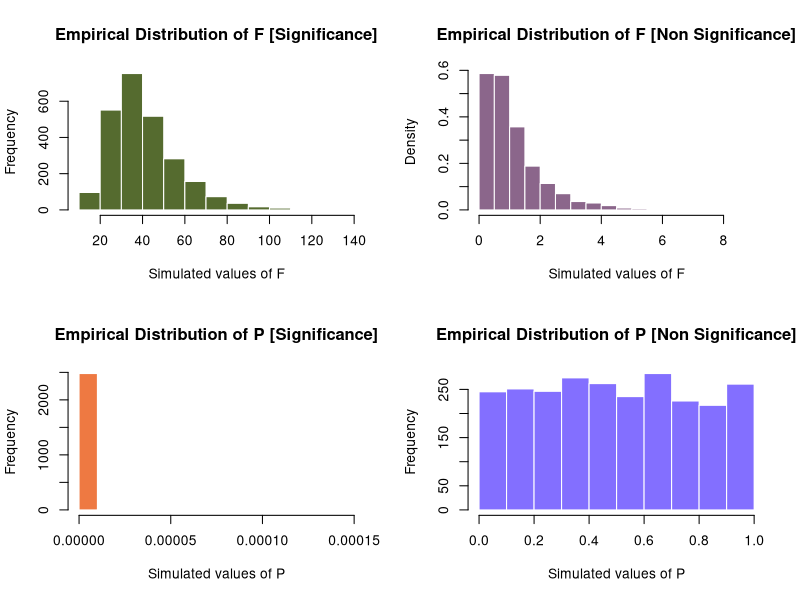
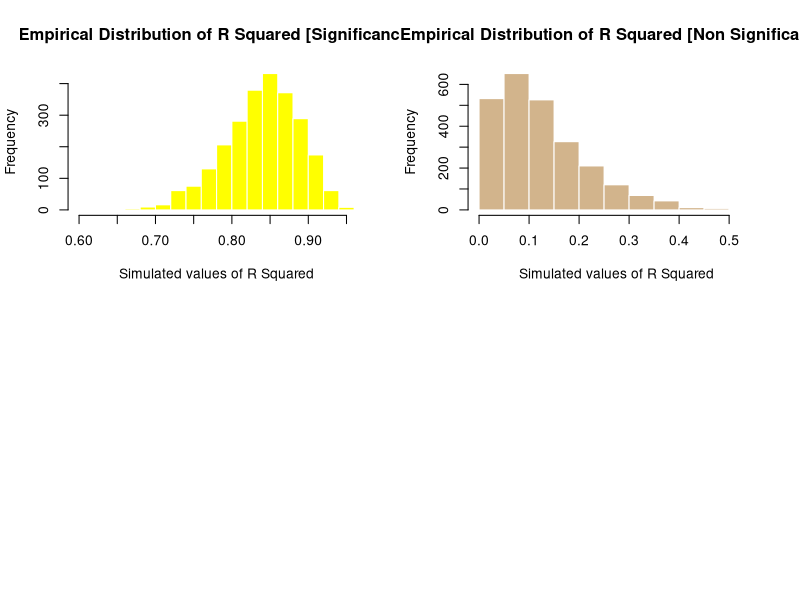
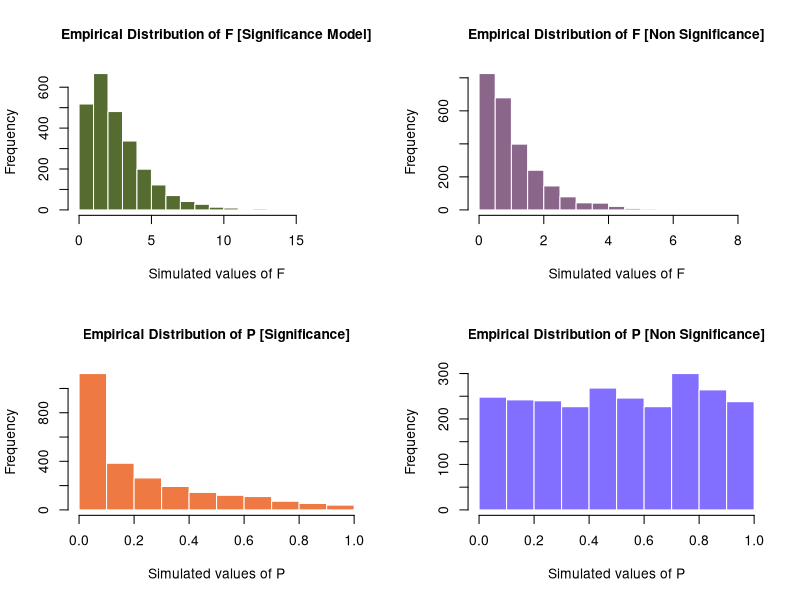
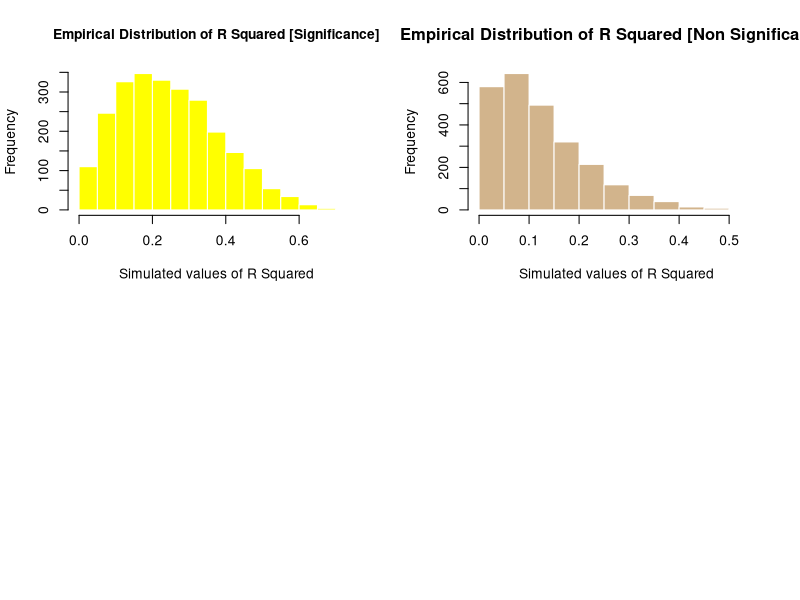
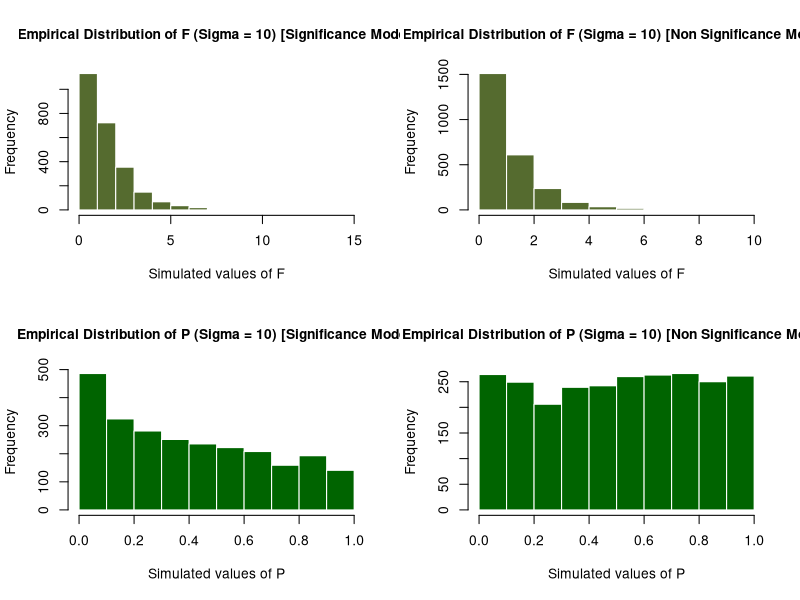
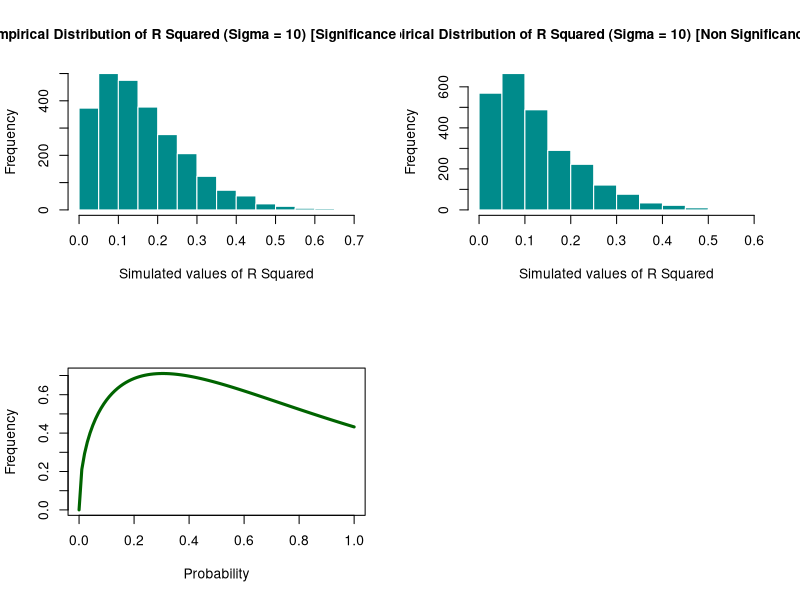
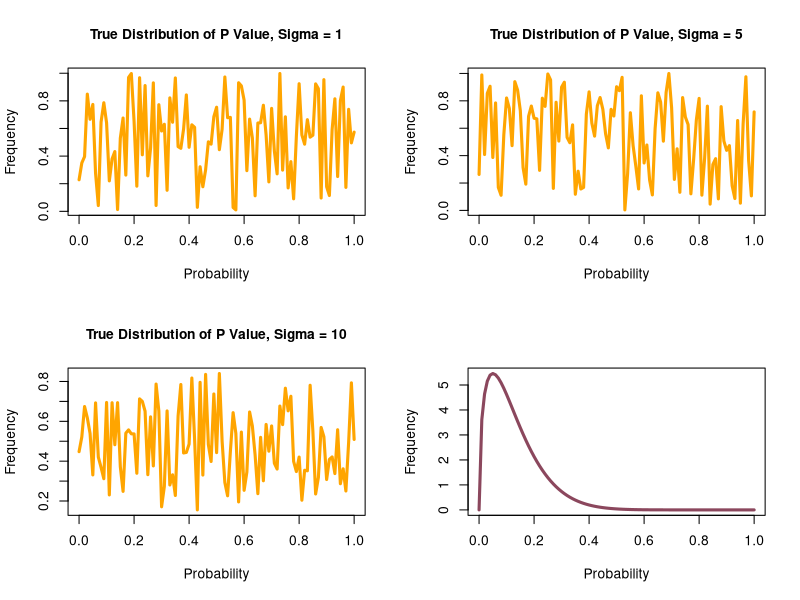
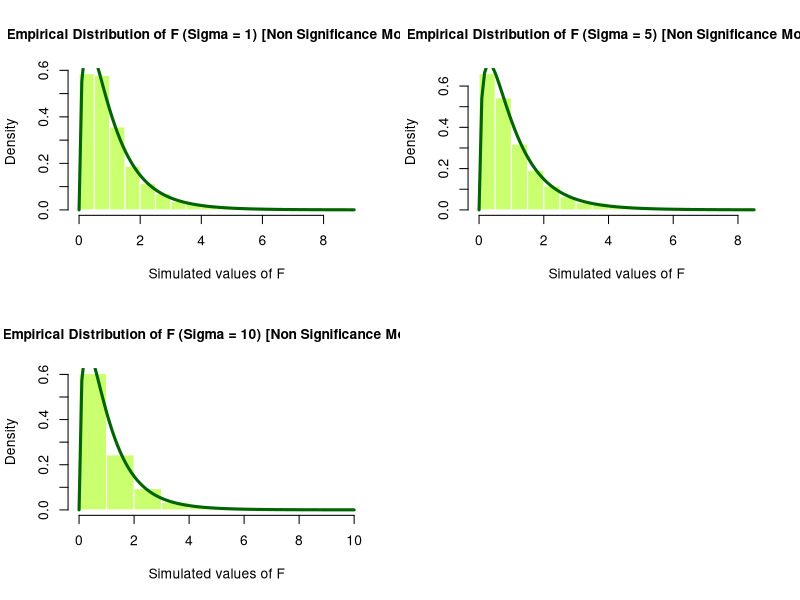

The R source for these figures, in order: (Note: a time limit stopped this script after it produced the figures.)
## ---- chunk 1
birthday = 19770411
set.seed(birthday)
n = 25
sigma = c(1,5,10)
no_loop = 2500
mlr_sim = function(n_in,sd=1,signifincance_ind=1){
  exer_data = read.csv("study_1.csv")
  
  epsilon = rnorm(n_in,mean = 0,sd = sd)
  if (signifincance_ind){
    beta_0 = 3
    beta_1 = 1
    beta_2 = 1
    beta_3 = 1 
    exer_data[,1] = beta_0 + beta_1 * exer_data[,2] + beta_2 * exer_data[,3] + beta_3 * exer_data[,4] + epsilon
  }
  else {
    beta_0 = 3
    beta_1 = 0
    beta_2 = 0
    beta_3 = 0 
    exer_data[,1] = beta_0 + beta_1 * exer_data[,2] + beta_2 * exer_data[,3] + beta_3 * exer_data[,4] + epsilon
  }
  exer_data
}
## ---- chunk 2
birthday = 19770411
set.seed(birthday)
#---------------------------------------------------------------------------------------------------------------
# Below code is to simulate the Significance Model 
#---------------------------------------------------------------------------------------------------------------
model_significance = cbind(sigma_1_F=rep(0,no_loop),sigma_1_P=rep(0,no_loop),sigma_1_R_SQUARED=rep(0,no_loop),
                           sigma_5_F=rep(0,no_loop),sigma_5_P=rep(0,no_loop),sigma_5_R_SQUARED=rep(0,no_loop),
                           sigma_10_F=rep(0,no_loop),sigma_10_P=rep(0,no_loop),sigma_10_R_SQUARED=rep(0,no_loop))
extra_counter = 0

for(s in 1:length(sigma)){
  #print(paste("Sigma:",sigma[s]," extra_counter",extra_counter))
  for (i in 1:no_loop){
     mlr_data = mlr_sim(n,sigma[s],signifincance_ind = 1)
     null_model = lm(y~1,data = mlr_data)
     full_model = lm(y~x1+x2+x3,data = mlr_data)
     model_significance[i,s+extra_counter] = anova(null_model,full_model)$F[2]
     model_significance[i,s+extra_counter+1] = anova(null_model,full_model)$'Pr(>F)'[2]
     model_significance[i,s+extra_counter+2] = summary(full_model)$r.squared
  }
  extra_counter = extra_counter + 2
}

#---------------------------------------------------------------------------------------------------------------
# Below code is to simulate the Non Significance Model 
#---------------------------------------------------------------------------------------------------------------
model_nonsignificance = cbind(sigma_1_F=rep(0,no_loop),sigma_1_P=rep(0,no_loop),sigma_1_R_SQUARED=rep(0,no_loop),
                           sigma_5_F=rep(0,no_loop),sigma_5_P=rep(0,no_loop),sigma_5_R_SQUARED=rep(0,no_loop),
                           sigma_10_F=rep(0,no_loop),sigma_10_P=rep(0,no_loop),sigma_10_R_SQUARED=rep(0,no_loop))
extra_counter = 0
for(s in 1:length(sigma)){
  print(paste("Sigma:",sigma[s]," extra_counter",extra_counter))
  for (i in 1:no_loop){
     mlr_data = mlr_sim(n,sigma[s],signifincance_ind = 0)
     null_model = lm(y~1,data = mlr_data)
     full_model = lm(y~x1+x2+x3,data = mlr_data)
     model_nonsignificance[i,s+extra_counter] = anova(null_model,full_model)$F[2]
     model_nonsignificance[i,s+extra_counter+1] = anova(null_model,full_model)$'Pr(>F)'[2]
     model_nonsignificance[i,s+extra_counter+2] = summary(full_model)$r.squared
  }
  extra_counter = extra_counter + 2
}

## ---- chunk 3
par(mfrow=c(2, 2))

hist(model_significance[,1],
     main = "Empirical Distribution of F [Significance]",
     xlab = "Simulated values of F",
     col = "darkolivegreen",
     border = "white"
     )

hist(model_nonsignificance[,1],
     main = "Empirical Distribution of F [Non Significance]",
     xlab = "Simulated values of F",
     col = "plum4",
     border = "white",
     probability = TRUE
     )

hist(model_significance[,2],
     main = "Empirical Distribution of P [Significance]",
     xlab = "Simulated values of P",
     col = "sienna2",
     border = "white"
     )

hist(model_nonsignificance[,2],
     main = "Empirical Distribution of P [Non Significance]",
     xlab = "Simulated values of P",
     col = "slateblue1",
     border = "white"
     )

hist(model_significance[,3],
     main = "Empirical Distribution of R Squared [Significance]",
     xlab = "Simulated values of R Squared",
     col = "yellow",
     border = "white"
     )

hist(model_nonsignificance[,3],
     main = "Empirical Distribution of R Squared [Non Significance]",
     xlab = "Simulated values of R Squared",
     col = "tan",
     border = "white"
     )

## ---- chunk 4
par(mfrow=c(2, 2))

hist(model_significance[,4],
     main = "Empirical Distribution of F [Significance Model]",
     cex.main = 1,
     xlab = "Simulated values of F",
     col = "darkolivegreen",
     border = "white"
     )

hist(model_nonsignificance[,4],
     main = "Empirical Distribution of F [Non Significance]",
     cex.main = 1,
     xlab = "Simulated values of F",
     col = "plum4",
     border = "white"
     )

hist(model_significance[,5],
     main = "Empirical Distribution of P [Significance]",
     cex.main = 1,
     xlab = "Simulated values of P",
     col = "sienna2",
     border = "white"
     )

hist(model_nonsignificance[,5],
     main = "Empirical Distribution of P [Non Significance]",
     cex.main = 1,
     xlab = "Simulated values of P",
     col = "slateblue1",
     border = "white"
     )

hist(model_significance[,6],
     main = "Empirical Distribution of R Squared [Significance]",
     cex.main = 1,
     xlab = "Simulated values of R Squared",
     col = "yellow",
     border = "white"
     )

hist(model_nonsignificance[,6],
     main = "Empirical Distribution of R Squared [Non Significance]",
     xlab = "Simulated values of R Squared",
     col = "tan",
     border = "white"
     )
## ---- chunk 5
par(mfrow=c(2, 2))

hist(model_significance[,7],
     main = "Empirical Distribution of F (Sigma = 10) [Significance Model]",
     cex.main = 1,
     xlab = "Simulated values of F",
     col = "darkolivegreen",
     border = "white"
     )


hist(model_nonsignificance[,7],
     main = "Empirical Distribution of F (Sigma = 10) [Non Significance Model]",
     cex.main = 1,
     xlab = "Simulated values of F",
     col = "darkolivegreen",
     border = "white"
     )

hist(model_significance[,8],
     main = "Empirical Distribution of P (Sigma = 10) [Significance Model]",
     cex.main = 1,
     xlab = "Simulated values of P",
     col = "darkgreen",
     border = "white"
     )

hist(model_nonsignificance[,8],
     main = "Empirical Distribution of P (Sigma = 10) [Non Significance Model]",
     cex.main = 1,
     xlab = "Simulated values of P",
     col = "darkgreen",
     border = "white"
     )

hist(model_significance[,9],
     main = "Empirical Distribution of R Squared (Sigma = 10) [Significance Model]",
     cex.main = 1,
     xlab = "Simulated values of R Squared",
     col = "darkcyan",
     border = "white"
     )

hist(model_nonsignificance[,9],
     main = "Empirical Distribution of R Squared (Sigma = 10) [Non Significance Model]",
     cex.main = 1,
     xlab = "Simulated values of R Squared",
     col = "darkcyan",
     border = "white"
     )

## ---- chunk 6
curve(df(x, df1=3, df2=21),
      xlab = "Probability",
      ylab = "Frequency",
      lwd=3,
      col = "darkgreen")
## ---- chunk 7
par(mfrow=c(2, 2))
curve(pnorm(rnorm(x,mean = 3, sd = 1),mean=3,sd=1),
      main = "True Distribution of P Value, Sigma = 1",
      cex.main = 1,
      xlab = "Probability",
      ylab = "Frequency",
      lwd = 3,
      col = "orange")

curve(pnorm(rnorm(x,mean = 3, sd = 5),mean = 3,sd = 5),
      main = "True Distribution of P Value, Sigma = 5",
      cex.main = 1,
      xlab = "Probability",
      ylab = "Frequency",
      lwd = 3,
      col = "orange")

curve(pnorm(rnorm(x,mean = 3, sd = 5),mean = 3,sd = 10),
      main = "True Distribution of P Value, Sigma = 10",
      cex.main = 1,
      xlab = "Probability",
      ylab = "Frequency",
      lwd = 3,
      col = "orange")
## ---- chunk 8
curve(dbeta(x, (4-1)/2, (25-4)/2),
      xlab = "Probability",
      ylab = "Frequency",
      lwd = 3,
      col = "palevioletred4")
## ---- chunk 9

par(mfrow=c(2, 2))

hist(model_nonsignificance[,1],
     main = "Empirical Distribution of F (Sigma = 1) [Non Significance Model]",
     cex.main = 1,
     xlab = "Simulated values of F",
     col = "darkolivegreen1",
     border = "white",
     probability = TRUE
     )
curve(df(x, df1=3, df2=21),
      lwd=3,
      col = "darkgreen",
      add = TRUE)

hist(model_nonsignificance[,4],
     main = "Empirical Distribution of F (Sigma = 5) [Non Significance Model]",
     cex.main = 1,
     xlab = "Simulated values of F",
     col = "darkolivegreen1",
     border = "white",
     probability = TRUE
     )
curve(df(x, df1=3, df2=21),
      lwd=3,
      col = "darkgreen",
      add = TRUE)

hist(model_nonsignificance[,7],
     main = "Empirical Distribution of F (Sigma = 10) [Non Significance Model]",
     cex.main = 1,
     xlab = "Simulated values of F",
     col = "darkolivegreen1",
     border = "white",
     probability = TRUE
     )
curve(df(x, df1=3, df2=21),
      lwd=3,
      col = "darkgreen",
      add = TRUE)
## ---- chunk 10
par(mfrow=c(2, 2))

hist(model_nonsignificance[,2],
     main = "Empirical Distribution of P (Sigma = 1) [Non Significance Model]",
     cex.main = 1,
     xlab = "Simulated values of P",
     col = "deepskyblue1",
     border = "white",
     probability = TRUE
     )
curve(pnorm(rnorm(x,mean = 3, sd = 1),mean=3,sd=1),
      main = "True Distribution of P Value - Sigma = 1",
      cex.main = 1,
      xlab = "Probability",
      ylab = "Frequency",
      lwd = 3,
      col = "darkblue",
      add = TRUE)

hist(model_nonsignificance[,5],
     main = "Empirical Distribution of P (Sigma = 5) [Non Significance Model]",
     cex.main = 1,
     xlab = "Simulated values of P",
     col = "deepskyblue1",
     border = "white",
     probability = TRUE
     )
curve(pnorm(rnorm(x,mean = 3, sd = 1),mean=3,sd=1),
      main = "True Distribution of P Value - Sigma = 1",   
      cex.main = 1,
      xlab = "Probability",
      ylab = "Frequency",
      lwd = 3,
      col = "darkblue",
      add = TRUE)

hist(model_nonsignificance[,8],
     main = "Empirical Distribution of P (Sigma = 10) [Non Significance Model]",
     cex.main = 1,
     xlab = "Simulated values of P",
     col = "deepskyblue1",
     border = "white",
     probability = TRUE
     )
curve(pnorm(rnorm(x,mean = 3, sd = 1),mean=3,sd=1),
      main = "True Distribution of P Value - Sigma = 1",
      cex.main = 1,
      xlab = "Probability",
      ylab = "Frequency",
      lwd = 3,
      col = "darkblue",
      add = TRUE)

## ---- chunk 11
par(mfrow=c(2, 2))

hist(model_nonsignificance[,3],
     main = "Empirical Distribution of R Squared (Sigma = 1) [Non Significance Model]",
     cex.main = 1,
     xlab = "Simulated values of R Squared",
     col = "palevioletred1",
     border = "white",
     probability = TRUE
     )
curve(dbeta(x, (4-1)/2, (25-4)/2),
      lwd = 3,
      col = "palevioletred4",
      add = TRUE)

hist(model_nonsignificance[,6],
     main = "Empirical Distribution of R Squared (Sigma = 5) [Non Significance Model]",
     cex.main = 1,
     xlab = "Simulated values of R Squared",
     col = "palevioletred1",
     border = "white",
     probability = TRUE
     )
curve(dbeta(x, (4-1)/2, (25-4)/2),
      lwd = 3,
      col = "palevioletred4",
      add = TRUE)

hist(model_nonsignificance[,9],
     main = "Empirical Distribution of R Squared (Sigma = 10) [Non Significance Model]",
     cex.main = 1,
     xlab = "Simulated values of R Squared",
     col = "palevioletred1",
     border = "white",
     probability = TRUE
     )
curve(dbeta(x, (4-1)/2, (25-4)/2),
      lwd = 3,
      col = "palevioletred4",
      add = TRUE)
## ---- chunk 12
plot(model_significance[,3],col="dodgerblue",ylim=c(0,1),lty=1,xlab="R Squared Simulation Index",ylab="R Squared Value",main = "R Squared ~ Sigma")
points(model_significance[,6],col="green",lty=2)
points(model_significance[,9],col="red",lty=3)
legend("topright",legend=c("sigma=1","sigma=5","sigma=10"),col=c("dodgerblue","green","red"),lty=c(1,2,3))
## ---- chunk 13
birthday = 19770411
set.seed(birthday)

beta_0 = 0
beta_1 = 5
beta_2 = -4
beta_3 = 1.6
beta_4 = -1.1
beta_5 = 0.7
beta_6 = 0.3
n = 500
no_loop = 1000
sigma = c(1,2,4)
sig_data = read.csv("study_2.csv")


mlr_sim = function(data,sd=1){
  epsilon = rnorm(n,mean = 0,sd = sd)
  data[,1] = beta_0 + beta_1 * data[,2] + beta_2 * data[,3] + beta_3 * data[,4] + beta_4 * data[,5] + beta_5 * data[,6] + beta_6 * data[,7] + epsilon
  data
}

train_rmse_model1_mat = cbind(sigma_1=rep(0,no_loop),sigma_2=rep(0,no_loop),sigma_4=rep(0,no_loop))
train_rmse_model2_mat = cbind(sigma_1=rep(0,no_loop),sigma_2=rep(0,no_loop),sigma_4=rep(0,no_loop))
train_rmse_model3_mat = cbind(sigma_1=rep(0,no_loop),sigma_2=rep(0,no_loop),sigma_4=rep(0,no_loop))
train_rmse_model4_mat = cbind(sigma_1=rep(0,no_loop),sigma_2=rep(0,no_loop),sigma_4=rep(0,no_loop))
train_rmse_model5_mat = cbind(sigma_1=rep(0,no_loop),sigma_2=rep(0,no_loop),sigma_4=rep(0,no_loop))
train_rmse_model6_mat = cbind(sigma_1=rep(0,no_loop),sigma_2=rep(0,no_loop),sigma_4=rep(0,no_loop))
train_rmse_model7_mat = cbind(sigma_1=rep(0,no_loop),sigma_2=rep(0,no_loop),sigma_4=rep(0,no_loop))
train_rmse_model8_mat = cbind(sigma_1=rep(0,no_loop),sigma_2=rep(0,no_loop),sigma_4=rep(0,no_loop))
train_rmse_model9_mat = cbind(sigma_1=rep(0,no_loop),sigma_2=rep(0,no_loop),sigma_4=rep(0,no_loop))

test_rmse_model1_mat = cbind(sigma_1=rep(0,no_loop),sigma_2=rep(0,no_loop),sigma_4=rep(0,no_loop))
test_rmse_model2_mat = cbind(sigma_1=rep(0,no_loop),sigma_2=rep(0,no_loop),sigma_4=rep(0,no_loop))
test_rmse_model3_mat = cbind(sigma_1=rep(0,no_loop),sigma_2=rep(0,no_loop),sigma_4=rep(0,no_loop))
test_rmse_model4_mat = cbind(sigma_1=rep(0,no_loop),sigma_2=rep(0,no_loop),sigma_4=rep(0,no_loop))
test_rmse_model5_mat = cbind(sigma_1=rep(0,no_loop),sigma_2=rep(0,no_loop),sigma_4=rep(0,no_loop))
test_rmse_model6_mat = cbind(sigma_1=rep(0,no_loop),sigma_2=rep(0,no_loop),sigma_4=rep(0,no_loop))
test_rmse_model7_mat = cbind(sigma_1=rep(0,no_loop),sigma_2=rep(0,no_loop),sigma_4=rep(0,no_loop))
test_rmse_model8_mat = cbind(sigma_1=rep(0,no_loop),sigma_2=rep(0,no_loop),sigma_4=rep(0,no_loop))
test_rmse_model9_mat = cbind(sigma_1=rep(0,no_loop),sigma_2=rep(0,no_loop),sigma_4=rep(0,no_loop))
train_rmse_mat = cbind(sigma_1=rep(0,9),sigma_2=rep(0,9),sigma_4=rep(0,9))
test_rmse_mat = cbind(sigma_1=rep(0,9),sigma_2=rep(0,9),sigma_4=rep(0,9))

model1_counter_all_sigma = 0 
model2_counter_all_sigma = 0 
model3_counter_all_sigma = 0 
model4_counter_all_sigma = 0 
model5_counter_all_sigma = 0 
model6_counter_all_sigma = 0 
model7_counter_all_sigma = 0 
model8_counter_all_sigma = 0 
model9_counter_all_sigma = 0 
  
for(s in 1:length(sigma)){
  for(i in 1:no_loop){
    #epsilon = rnorm(n,mean = 0, sd = sigma[s])
    mlr_data=mlr_sim(sig_data,sd=sigma[s])
    
    trn_idx = sample(1:nrow(mlr_data), 250)
    n_test = nrow(mlr_data) - length(trn_idx)
    
    model1 = lm(y~x1,data=mlr_data[trn_idx,])
    model2 = lm(y~x1+x2,data=mlr_data[trn_idx,])
    model3 = lm(y~x1+x2+x3,data=mlr_data[trn_idx,])
    model4 = lm(y~x1+x2+x3+x4,data=mlr_data[trn_idx,])
    model5 = lm(y~x1+x2+x3+x4+x5,data=mlr_data[trn_idx,])
    model6 = lm(y~x1+x2+x3+x4+x5+x6,data=mlr_data[trn_idx,])
    model7 = lm(y~x1+x2+x3+x4+x5+x6+x7,data=mlr_data[trn_idx,])
    model8 = lm(y~x1+x2+x3+x4+x5+x6+x7+x8,data=mlr_data[trn_idx,])
    model9 = lm(y~x1+x2+x3+x4+x5+x6+x7+x8+x9,data=mlr_data[trn_idx,])
    

    
    newdata_model1 = subset(mlr_data[-trn_idx,],select=c("x1"))
    newdata_model2 = subset(mlr_data[-trn_idx,],select=c("x1","x2"))
    newdata_model3 = subset(mlr_data[-trn_idx,],select=c("x1","x2","x3"))
    newdata_model4 = subset(mlr_data[-trn_idx,],select=c("x1","x2","x3","x4"))
    newdata_model5 = subset(mlr_data[-trn_idx,],select=c("x1","x2","x3","x4","x5"))
    newdata_model6 = subset(mlr_data[-trn_idx,],select=c("x1","x2","x3","x4","x5","x6"))
    newdata_model7 = subset(mlr_data[-trn_idx,],select=c("x1","x2","x3","x4","x5","x6","x7"))
    newdata_model8 = subset(mlr_data[-trn_idx,],select=c("x1","x2","x3","x4","x5","x6","x7","x8"))
    newdata_model9 = subset(mlr_data[-trn_idx,],select=c("x1","x2","x3","x4","x5","x6","x7","x8","x9"))    
    
    train_rmse_model1 = sqrt(sum((mlr_data[trn_idx,]$y - predict(model1))^2) / length(trn_idx))
    train_rmse_model2 = sqrt(sum((mlr_data[trn_idx,]$y - predict(model2))^2) / length(trn_idx))
    train_rmse_model3 = sqrt(sum((mlr_data[trn_idx,]$y - predict(model3))^2) / length(trn_idx))
    train_rmse_model4 = sqrt(sum((mlr_data[trn_idx,]$y - predict(model4))^2) / length(trn_idx))
    train_rmse_model5 = sqrt(sum((mlr_data[trn_idx,]$y - predict(model5))^2) / length(trn_idx))
    train_rmse_model6 = sqrt(sum((mlr_data[trn_idx,]$y - predict(model6))^2) / length(trn_idx))
    train_rmse_model7 = sqrt(sum((mlr_data[trn_idx,]$y - predict(model7))^2) / length(trn_idx))
    train_rmse_model8 = sqrt(sum((mlr_data[trn_idx,]$y - predict(model8))^2) / length(trn_idx))
    train_rmse_model9 = sqrt(sum((mlr_data[trn_idx,]$y - predict(model9))^2) / length(trn_idx))
    train_rmse_model1_mat[i,s] = train_rmse_model1
    train_rmse_model2_mat[i,s] = train_rmse_model2
    train_rmse_model3_mat[i,s] = train_rmse_model3
    train_rmse_model4_mat[i,s] = train_rmse_model4
    train_rmse_model5_mat[i,s] = train_rmse_model5
    train_rmse_model6_mat[i,s] = train_rmse_model6
    train_rmse_model7_mat[i,s] = train_rmse_model7
    train_rmse_model8_mat[i,s] = train_rmse_model8
    train_rmse_model9_mat[i,s] = train_rmse_model9    
    
    test_rmse_model1 = sqrt(sum((mlr_data[-trn_idx,]$y - predict(model1,newdata=newdata_model1))^2) / n_test)
    test_rmse_model2 = sqrt(sum((mlr_data[-trn_idx,]$y - predict(model2,newdata=newdata_model2))^2) / n_test)
    test_rmse_model3 = sqrt(sum((mlr_data[-trn_idx,]$y - predict(model3,newdata=newdata_model3))^2) / n_test)
    test_rmse_model4 = sqrt(sum((mlr_data[-trn_idx,]$y - predict(model4,newdata=newdata_model4))^2) / n_test)
    test_rmse_model5 = sqrt(sum((mlr_data[-trn_idx,]$y - predict(model5,newdata=newdata_model5))^2) / n_test)
    test_rmse_model6 = sqrt(sum((mlr_data[-trn_idx,]$y - predict(model6,newdata=newdata_model6))^2) / n_test)
    test_rmse_model7 = sqrt(sum((mlr_data[-trn_idx,]$y - predict(model7,newdata=newdata_model7))^2) / n_test)
    test_rmse_model8 = sqrt(sum((mlr_data[-trn_idx,]$y - predict(model8,newdata=newdata_model8))^2) / n_test)
    test_rmse_model9 = sqrt(sum((mlr_data[-trn_idx,]$y - predict(model9,newdata=newdata_model9))^2) / n_test)
    test_rmse_model1_mat[i,s] = test_rmse_model1
    test_rmse_model2_mat[i,s] = test_rmse_model2
    test_rmse_model3_mat[i,s] = test_rmse_model3
    test_rmse_model4_mat[i,s] = test_rmse_model4
    test_rmse_model5_mat[i,s] = test_rmse_model5
    test_rmse_model6_mat[i,s] = test_rmse_model6
    test_rmse_model7_mat[i,s] = test_rmse_model7
    test_rmse_model8_mat[i,s] = test_rmse_model8
    test_rmse_model9_mat[i,s] = test_rmse_model9

    model1_counter_all_sigma = model1_counter_all_sigma + 1
    model2_counter_all_sigma = model2_counter_all_sigma + 1
    model3_counter_all_sigma = model3_counter_all_sigma + 1 
    model4_counter_all_sigma = model4_counter_all_sigma + 1 
    model5_counter_all_sigma = model5_counter_all_sigma + 1
    model6_counter_all_sigma = model6_counter_all_sigma + 1 
    model7_counter_all_sigma = model7_counter_all_sigma + 1
    model8_counter_all_sigma = model8_counter_all_sigma + 1
    model9_counter_all_sigma = model9_counter_all_sigma + 1
  }
}

print (paste("Number of times the model : 1 trained for alpha:",sigma[s]," is: ",model1_counter_all_sigma))
print (paste("Number of times the model : 2 trained for alpha:",sigma[s]," is: ",model2_counter_all_sigma))
print (paste("Number of times the model : 3 trained for alpha:",sigma[s]," is: ",model3_counter_all_sigma))
print (paste("Number of times the model : 4 trained for alpha:",sigma[s]," is: ",model4_counter_all_sigma))
print (paste("Number of times the model : 5 trained for alpha:",sigma[s]," is: ",model5_counter_all_sigma))
print (paste("Number of times the model : 6 trained for alpha:",sigma[s]," is: ",model6_counter_all_sigma))  
print (paste("Number of times the model : 7 trained for alpha:",sigma[s]," is: ",model7_counter_all_sigma))  
print (paste("Number of times the model : 8 trained for alpha:",sigma[s]," is: ",model8_counter_all_sigma))  
print (paste("Number of times the model : 9 trained for alpha:",sigma[s]," is: ",model9_counter_all_sigma))  
  
for(s in 1:length(sigma)){
  train_rmse_mat[1,s] = mean(train_rmse_model1_mat[,s])
  train_rmse_mat[2,s] = mean(train_rmse_model2_mat[,s])
  train_rmse_mat[3,s] = mean(train_rmse_model3_mat[,s])
  train_rmse_mat[4,s] = mean(train_rmse_model4_mat[,s])
  train_rmse_mat[5,s] = mean(train_rmse_model5_mat[,s])
  train_rmse_mat[6,s] = mean(train_rmse_model6_mat[,s])
  train_rmse_mat[7,s] = mean(train_rmse_model7_mat[,s])
  train_rmse_mat[8,s] = mean(train_rmse_model8_mat[,s])
  train_rmse_mat[9,s] = mean(train_rmse_model9_mat[,s])  
  
  test_rmse_mat[1,s] = mean(test_rmse_model1_mat[,s])
  test_rmse_mat[2,s] = mean(test_rmse_model2_mat[,s])
  test_rmse_mat[3,s] = mean(test_rmse_model3_mat[,s])
  test_rmse_mat[4,s] = mean(test_rmse_model4_mat[,s])
  test_rmse_mat[5,s] = mean(test_rmse_model5_mat[,s])
  test_rmse_mat[6,s] = mean(test_rmse_model6_mat[,s])
  test_rmse_mat[7,s] = mean(test_rmse_model7_mat[,s])
  test_rmse_mat[8,s] = mean(test_rmse_model8_mat[,s])
  test_rmse_mat[9,s] = mean(test_rmse_model9_mat[,s])
}
## ---- chunk 14
plot(seq(1,9), train_rmse_mat[,1], type="o", col="blue", pch="o", lty=1,main="Sigma = 1",xlab = "MODEL SIZE",ylab = "RMSE")
points(seq(1,9), test_rmse_mat[,1], col="red", pch=8)
lines(seq(1,9), test_rmse_mat[,1], col="red",lty=2)
legend("topright",legend=c("train rmse","test rmse"), col=c("blue","red"),pch=c("o","*"),lty=c(1,2), ncol=1)

plot(seq(1,9), train_rmse_mat[,2], type="o", col="blue", pch="o", lty=1,main="Sigma = 2",xlab = "MODEL SIZE",ylab = "RMSE")
points(seq(1,9), test_rmse_mat[,2], col="red", pch=8)
lines(seq(1,9), test_rmse_mat[,2], col="red",lty=2)
legend("topright",legend=c("train rmse","test rmse"), col=c("blue","red"),pch=c("o","*"),lty=c(1,2), ncol=1)

plot(seq(1,9), train_rmse_mat[,3], type="o", col="blue", pch="o", lty=1,main="Sigma = 4",xlab = "MODEL SIZE",ylab = "RMSE")
points(seq(1,9), test_rmse_mat[,3], col="red", pch=8)
lines(seq(1,9), test_rmse_mat[,3], col="red",lty=2)
legend("topright",legend=c("train rmse","test rmse"), col=c("blue","red"),pch=c("o","*"),lty=c(1,2), ncol=1)
## ---- chunk 15
plot(test_rmse_model1_mat[,1],col="dodgerblue",ylim=(c(0.8,3)),pch=1,lty=1,xlab = "Index", ylab = "RMSE")
points(test_rmse_model2_mat[,1], col="orangered",ylim=(c(0.8,3)),pch=1,lty=2)
points(test_rmse_model3_mat[,1], col="blue4",ylim=(c(0.8,3)),pch=1,lty=3)
points(test_rmse_model4_mat[,1], col="limegreen",ylim=(c(0.8,3)),pch=1,lty=3)
points(test_rmse_model5_mat[,1], col="orange",ylim=(c(0.8,3)),pch=1,lty=4)
points(test_rmse_model6_mat[,1], col="darkorchid",ylim=(c(0.8,3)),pch=6,lty=5)
points(test_rmse_model7_mat[,1], col="violetred",ylim=(c(0.8,3)),pch=1,lty=6)
points(test_rmse_model8_mat[,1], col="tan3",ylim=(c(0.8,3)),pch=1,lty=7)
points(test_rmse_model9_mat[,1], col="deeppink",ylim=(c(0.8,3)),pch=1,lty=8)
legend("topright",legend=c("Model1","Model2","Model3","Model4","Model5","Model6","Model7","Model8","Model9"),col=c("dodgerblue","orangered","blue4","limegreen","orange","darkorchid","violetred","tan3","deeppink"),lty=c(1,2,3,4,5,6,7,8,9))
## ---- chunk 16
plot(test_rmse_model3_mat[,1], col="dodgerblue",ylim=(c(0.9,1.3)),pch=1,lty=3,xlab="Indx",ylab="RMSE")
points(test_rmse_model4_mat[,1], col="limegreen",ylim=(c(0.9,1.3)),pch=1,lty=3)
points(test_rmse_model5_mat[,1], col="orange",ylim=(c(0.9,1.3)),pch=1,lty=4)
points(test_rmse_model6_mat[,1], col="darkorchid",ylim=(c(0.9,1.3)),pch=8,lty=5)
points(test_rmse_model7_mat[,1], col="violetred",ylim=(c(0.9,1.3)),pch=1,lty=6)
points(test_rmse_model8_mat[,1], col="tan3",ylim=(c(0.9,1.3)),pch=1,lty=7)
points(test_rmse_model9_mat[,1], col="deeppink",ylim=(c(0.9,1.3)),pch=1,lty=8)
legend("topright",legend=c("Model3","Model4","Model5","Model6","Model7","Model8","Model9"),col=c("blue4","limegreen","orange","darkorchid","violetred","tan3","deeppink"),pch=c(1,1,1,8,1,1),lty=c(3,4,5,6,7,8,9))
## ---- chunk 17
plot(seq(1,9), test_rmse_mat[,1], type="o", col="chartreuse4", pch=8, lty=1,main="Sigma = 1",xlab = "MODEL SIZE",ylab = "RMSE")
points(6, min(test_rmse_mat[,1]), col="chartreuse4",pch=16,cex=3) #This is to highlight the point where the RMSE is minimum for sigma = 1
## ---- chunk 18
plot(seq(1,9), test_rmse_mat[,2], type="o", col="blue4", pch="*", lty=1,main="Sigma = 2",xlab = "MODEL SIZE",ylab = "RMSE")
points(6, min(test_rmse_mat[,2]), col="blue4",pch=16,cex=3) #This is to highlight the point where the RMSE is minimum for sigma = 2
## ---- chunk 19
plot(seq(1,9), test_rmse_mat[,3], type="o", col="red", pch="*", lty=1,main="Sigma = 4",xlab = "MODEL SIZE",ylab = "RMSE")
points(6, min(test_rmse_mat[,3]), col="red",pch=16,cex=3) #This is to highlight the point where the RMSE is minimum for sigma = 4
## ---- chunk 20
plot(seq(1,9), test_rmse_mat[,3], col="red",lty=1,ylim=c(0.5,5),xlab="MODEL SIZE",ylab="RMSE")
lines(seq(1,9), test_rmse_mat[,3], col="red",lty=1)
points(6, min(test_rmse_mat[,3]), col="red",pch=16,cex=3) #This is to highlight the point where the RMSE is minimum for sigma = 4
points(seq(1,9), test_rmse_mat[,2], col="blue4",lty=2)
lines(seq(1,9), test_rmse_mat[,2], col="blue4",lty=2)
points(6, min(test_rmse_mat[,2]), col="blue4",pch=16,cex=3) #This is to highlight the point where the RMSE is minimum for sigma = 2
points(seq(1,9), test_rmse_mat[,1], col="chartreuse4",lty=3)
lines(seq(1,9), test_rmse_mat[,1], col="chartreuse4",lty=3)
points(6, min(test_rmse_mat[,1]), col="chartreuse4",pch=16,cex=3) #This is to highlight the point where the RMSE is minimum for sigma = 1
legend("topright",legend=c("sigma = 4","sigma = 2","simga = 1"),col=c("red","blue4","chartreuse4"),lty=c(1,2,3))
## ---- chunk 21
birthday = 19770411
set.seed(birthday)

alpha = 0.05
beta_1 = seq(from=-2,to=2,by=0.1)
sigma = c(1,2,4)
n = c(10,20,30)
no_loop = 1000

slr_sim = function(n_in,sd=1,beta_1_in=-2){
  x_values = seq(0, 5, length = n_in)
  epsilon = rnorm(n_in,mean = 0,sd = sd)
  y = beta_1_in * x_values + epsilon
  data.frame(predictor = x_values,response=y)
}

model_sim = cbind(beta_1_sim_val=rep(0,length(beta_1)),n_10_sigma_1=rep(0,length(beta_1)),n_20_sigma_1=rep(0,length(beta_1)),n_30_sigma_1=rep(0,length(beta_1)),n_10_sigma_2=rep(0,length(beta_1)),n_20_sigma_2=rep(0,length(beta_1)),n_30_sigma_2=rep(0,length(beta_1)),n_10_sigma_4=rep(0,length(beta_1)),n_20_sigma_4=rep(0,length(beta_1)),n_30_sigma_1=rep(0,length(beta_1)))

model_sim[,1] = seq(from=-2,to=2,by=0.1)
extra_counter = 0

for(s in 1:length(sigma)){ #sigma = c(1,2,4)
  for (n_s in 1:length(n)){ #n = c(10,20,30)
    for (b in 1:length(beta_1)){ # beta_1 = seq(from=-2,to=2,by=0.1)
      tot_sum_signifincace_sim = 0
      for(i in 1:no_loop){
        slr_data = slr_sim(n_in = n[n_s], sd = sigma[s], beta_1_in = beta_1[b] )
        model = lm(response~predictor, data = slr_data)
        model_p_val = summary(model)$coefficient[2,4]
        tot_sum_signifincace_sim = tot_sum_signifincace_sim + ifelse(model_p_val<alpha,1,0)
      }
      power_sim_beta = tot_sum_signifincace_sim / no_loop
      model_sim[b,s+n_s+extra_counter] = power_sim_beta    
      print (paste("Sigma:",sigma[s]," n:",n[n_s]," beta_1:",beta_1[b]," Signifiance_Sum:",tot_sum_signifincace_sim, " Power:",power_sim_beta))
    }
  }
  extra_counter = extra_counter + 2
}
## ---- chunk 22
plot(model_sim[,1],model_sim[,2], type="o", col="dodgerblue", pch=1, lty=1,main="Sigma = 1",xlab = "beta_1",ylab = "Power")
points(model_sim[,1], model_sim[,3], col="red", pch=8,lty=2)
lines(model_sim[,1], model_sim[,3], col="red",lty=2)
points(model_sim[,1], model_sim[,4], col="darkorchid", pch=16,lty=3)
lines(model_sim[,1], model_sim[,4], col="darkorchid",lty=3)
legend("topright",legend=c("n = 10","n = 20"," n = 30"),col=c("dodgerblue","red","darkorchid"),pch=c(1,8,16),lty=c(1,2,3))

plot(model_sim[,1],model_sim[,5], type="o", col="dodgerblue", pch=1, lty=1,main="Sigma = 4",xlab = "beta_1",ylab = "Power")
points(model_sim[,1], model_sim[,6], col="red", pch=8,lty=2)
lines(model_sim[,1], model_sim[,6], col="red",lty=2)
points(model_sim[,1], model_sim[,7], col="darkorchid", pch=16,lty=3)
lines(model_sim[,1], model_sim[,7], col="darkorchid",lty=3)
legend("topright",legend=c("n = 10","n = 20"," n = 30"),col=c("dodgerblue","red","darkorchid"),pch=c(1,8,16),lty=c(1,2,3))

plot(model_sim[,1],model_sim[,8], type="o", col="dodgerblue", pch=1, lty=1,main="Sigma = 2",xlab = "beta_1",ylab = "Power")
points(model_sim[,1], model_sim[,9], col="red", pch=8,lty=2)
lines(model_sim[,1], model_sim[,9], col="red",lty=2)
points(model_sim[,1], model_sim[,10], col="darkorchid", pch=16,lty=3)
lines(model_sim[,1], model_sim[,10], col="darkorchid",lty=3)
legend("topright",legend=c("n = 10","n = 20"," n = 30"),col=c("dodgerblue","red","darkorchid"),pch=c(1,8,16),lty=c(1,2,3))
## ---- chunk 23
plot(model_sim[,1],model_sim[,2], type="o", col="dodgerblue", pch=1, lty=1,main="Effect of sigma (1,2,4) on the Power",xlab = "beta_1",ylab = "Power")
points(model_sim[,1], model_sim[,3], col="dodgerblue", pch=1,lty=1)
lines(model_sim[,1], model_sim[,3], col="dodgerblue",lty=1)
points(model_sim[,1], model_sim[,4], col="dodgerblue", pch=1,lty=1)
lines(model_sim[,1], model_sim[,4], col="dodgerblue",lty=1)

points(model_sim[,1],model_sim[,5], type="o", col="green", pch=1, lty=2)
lines(model_sim[,1],model_sim[,5], type="o", col="green", pch=1, lty=2)
points(model_sim[,1], model_sim[,6], col="green", pch=1,lty=2)
lines(model_sim[,1], model_sim[,6], col="green",lty=2)
points(model_sim[,1], model_sim[,7], col="green", pch=1,lty=2)
lines(model_sim[,1], model_sim[,7], col="green",lty=2)

points(model_sim[,1],model_sim[,8], type="o", col="red", pch=1, lty=3)
lines(model_sim[,1],model_sim[,8], type="o", col="red", pch=1, lty=3)
points(model_sim[,1], model_sim[,9], col="red", pch=1,lty=3)
lines(model_sim[,1], model_sim[,9], col="red",lty=3)
points(model_sim[,1], model_sim[,10], col="red", pch=1,lty=3)
lines(model_sim[,1], model_sim[,10], col="red",lty=3)
legend("topright",legend=c("sigma=1,n=10,20,30","sigma=2,n=10,20,30","sigma=3,n=10,20,30"),col=c("dodgerblue","green","darkorchid","red"),pch=c(1,1,1),lty=c(1,2,3))
## ---- chunk 24
plot(model_sim[,1],model_sim[,2], type="o", col="deeppink", pch=1, lty=1,main="Effect of n (10,20,30) on the Power",xlab = "beta_1",ylab = "Power")
points(model_sim[,1], model_sim[,3], col="darkolivegreen4", pch=1,lty=2)
lines(model_sim[,1], model_sim[,3], col="darkolivegreen4",lty=2)
points(model_sim[,1], model_sim[,4], col="blueviolet", pch=1,lty=3)
lines(model_sim[,1], model_sim[,4], col="blueviolet",lty=3)

points(model_sim[,1],model_sim[,5], type="o", col="deeppink", pch=1, lty=1)
lines(model_sim[,1],model_sim[,5], type="o", col="deeppink", pch=1, lty=1)
points(model_sim[,1], model_sim[,6], col="darkolivegreen4", pch=1,lty=2)
lines(model_sim[,1], model_sim[,6], col="darkolivegreen4",lty=2)
points(model_sim[,1], model_sim[,7], col="blueviolet", pch=1,lty=3)
lines(model_sim[,1], model_sim[,7], col="blueviolet",lty=3)

points(model_sim[,1],model_sim[,8], type="o", col="deeppink", pch=1, lty=1)
lines(model_sim[,1],model_sim[,8], type="o", col="deeppink", pch=1, lty=1)
points(model_sim[,1], model_sim[,9], col="darkolivegreen4", pch=1,lty=2)
lines(model_sim[,1], model_sim[,9], col="darkolivegreen4",lty=2)
points(model_sim[,1], model_sim[,10], col="blueviolet", pch=1,lty=3)
lines(model_sim[,1], model_sim[,10], col="blueviolet",lty=3)
legend("topright",legend=c("sigma=1,2,3,n=10","sigma=1,2,3,n=20","sigma=1,2,3,n=30"),col=c("deeppink","darkolivegreen4","blueviolet"),pch=c(1,1,1),lty=c(1,2,3))
## ---- chunk 25
plot(model_sim[,1],model_sim[,2], type="o", col="dodgerblue", pch=1, lty=1,main="Sigma = 1,2,4 & n = 10,20,30",xlab = "beta_1",ylab = "Power")
points(model_sim[,1], model_sim[,3], col="red", pch=2,lty=2)
lines(model_sim[,1], model_sim[,3], col="red",lty=2)
points(model_sim[,1], model_sim[,4], col="tan1", pch=3,lty=3)
lines(model_sim[,1], model_sim[,4], col="tan1",lty=3)

points(model_sim[,1],model_sim[,5], type="o", col="yellow", pch=4, lty=4)
lines(model_sim[,1],model_sim[,5], type="o", col="yellow", pch=4, lty=4)

points(model_sim[,1], model_sim[,6], col="deeppink", pch=5,lty=5)
lines(model_sim[,1], model_sim[,6], col="deeppink",lty=5)
points(model_sim[,1], model_sim[,7], col="darkolivegreen4", pch=6,lty=6)
lines(model_sim[,1], model_sim[,7], col="darkolivegreen4",lty=6)

points(model_sim[,1],model_sim[,8], type="o", col="darkgreen", pch=7, lty=7)
lines(model_sim[,1],model_sim[,8], type="o", col="darkgreen", pch=7, lty=7)

points(model_sim[,1], model_sim[,9], col="darkblue", pch=8,lty=8)
lines(model_sim[,1], model_sim[,9], col="darkblue",lty=8)
points(model_sim[,1], model_sim[,10], col="blueviolet", pch=9,lty=9)
lines(model_sim[,1], model_sim[,10], col="blueviolet",lty=9)

legend("topright",legend=c("sigma=1,n=10","sigma=1,n=20","sigma=1,n=30","sigma=2,n=10","sigma=2,n=20","sigma=2,n=30","sigma=3,n=10","sigma=3,n=20","sigma=3,n=30"),col=c("dodgerblue","red","darkorchid","yellow","deeppink","darkolivegreen4","darkgreen","darkblue","blueviolet"),pch=c(1,2,3,4,5,6,7,8,9),lty=c(1,2,3,4,5,6,7,8,9))
